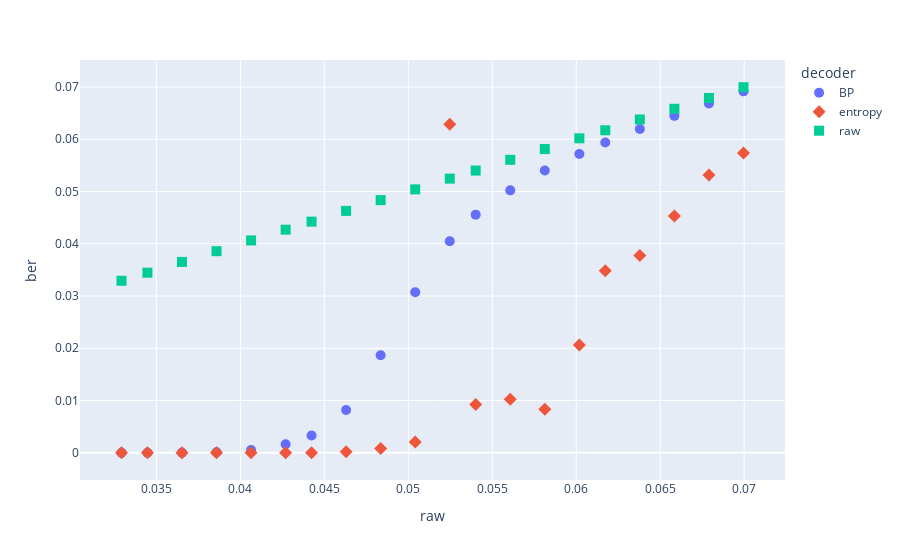
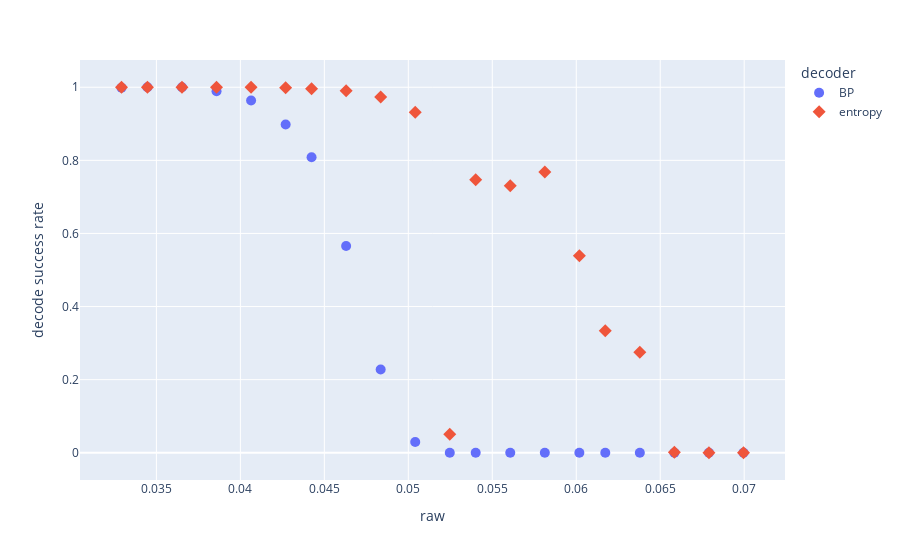

Notebook code cell kept with these figures, in order:
### Code cell
import plotly.express as px
fig = px.scatter(ber_df_m, y="ber", color="decoder", symbol="decoder")
fig.update_traces(marker_size=10)
fig.show()
fig = px.scatter(decoding_df_m, y="decode success rate", color="decoder", symbol="decoder")
fig.update_traces(marker_size=10)
fig.show()

### Figure 1 — Plotly figure (JSON) as saved in the notebook; plotly's stock layout.template omitted (floating-point values rounded to 4 significant figures)
{"data": [{"hovertemplate": "decoder=BP<br>raw=%{x}<br>ber=%{y}<extra></extra>", "legendgroup": "BP", "marker": {"color": "#636efa", "symbol": "circle", "size": 10}, "mode": "markers", "name": "BP", "orientation": "v", "showlegend": true, "x": [0.03292, 0.03447, 0.03652, 0.03858, 0.04064, 0.0427, 0.04424, 0.0463, 0.04835, 0.05041, 0.05247, 0.05401, 0.05607, 0.05813, 0.06019, 0.06173, 0.06379, 0.06584, 0.0679, 0.06996], "xaxis": "x", "y": [6.466e-06, 0.0, 0.0, 9.914e-05, 0.0005302, 0.001621, 0.003289, 0.008173, 0.01867, 0.03072, 0.04049, 0.04558, 0.05022, 0.05401, 0.05719, 0.05938, 0.06197, 0.06449, 0.06687, 0.06917], "yaxis": "y", "type": "scatter"}, {"hovertemplate": "decoder=entropy<br>raw=%{x}<br>ber=%{y}<extra></extra>", "legendgroup": "entropy", "marker": {"color": "#EF553B", "symbol": "diamond", "size": 10}, "mode": "markers", "name": "entropy", "orientation": "v", "showlegend": true, "x": [0.03292, 0.03447, 0.03652, 0.03858, 0.04064, 0.0427, 0.04424, 0.0463, 0.04835, 0.05041, 0.05247, 0.05401, 0.05607, 0.05813, 0.06019, 0.06173, 0.06379, 0.06584, 0.0679, 0.06996], "xaxis": "x", "y": [0.0, 0.0, 0.0, 0.0, 0.0, 1.006e-05, 1.293e-05, 0.0001753, 0.0008039, 0.002079, 0.06287, 0.009258, 0.01026, 0.008327, 0.02064, 0.03483, 0.03778, 0.04534, 0.05317, 0.0574], "yaxis": "y", "type": "scatter"}, {"hovertemplate": "decoder=raw<br>raw=%{x}<br>ber=%{y}<extra></extra>", "legendgroup": "raw", "marker": {"color": "#00cc96", "symbol": "square", "size": 10}, "mode": "markers", "name": "raw", "orientation": "v", "showlegend": true, "x": [0.03292, 0.03447, 0.03652, 0.03858, 0.04064, 0.0427, 0.04424, 0.0463, 0.04835, 0.05041, 0.05247, 0.05401, 0.05607, 0.05813, 0.06019, 0.06173, 0.06379, 0.06584, 0.0679, 0.06996], "xaxis": "x", "y": [0.03292, 0.03447, 0.03652, 0.03858, 0.04064, 0.0427, 0.04424, 0.0463, 0.04835, 0.05041, 0.05247, 0.05401, 0.05607, 0.05813, 0.06019, 0.06173, 0.06379, 0.06584, 0.0679, 0.06996], "yaxis": "y", "type": "scatter"}], "layout": {"xaxis": {"anchor": "y", "domain": [0.0, 1.0], "title": {"text": "raw"}}, "yaxis": {"anchor": "x", "domain": [0.0, 1.0], "title": {"text": "ber"}}, "legend": {"title": {"text": "decoder"}, "tracegroupgap": 0}, "margin": {"t": 60}}}

### Figure 2 — Plotly figure (JSON) as saved in the notebook; plotly's stock layout.template omitted (floating-point values rounded to 4 significant figures)
{"data": [{"hovertemplate": "decoder=BP<br>raw=%{x}<br>decode success rate=%{y}<extra></extra>", "legendgroup": "BP", "marker": {"color": "#636efa", "symbol": "circle", "size": 10}, "mode": "markers", "name": "BP", "orientation": "v", "showlegend": true, "x": [0.03292, 0.03447, 0.03652, 0.03858, 0.04064, 0.0427, 0.04424, 0.0463, 0.04835, 0.05041, 0.05247, 0.05401, 0.05607, 0.05813, 0.06019, 0.06173, 0.06379, 0.06584, 0.0679, 0.06996], "xaxis": "x", "y": [0.9986, 1.0, 1.0, 0.9888, 0.9637, 0.898, 0.8087, 0.5656, 0.2277, 0.02933, 0.0, 0.0, 0.0, 0.0, 0.0, 0.0, 0.0, 0.0, 0.0, 0.0], "yaxis": "y", "type": "scatter"}, {"hovertemplate": "decoder=entropy<br>raw=%{x}<br>decode success rate=%{y}<extra></extra>", "legendgroup": "entropy", "marker": {"color": "#EF553B", "symbol": "diamond", "size": 10}, "mode": "markers", "name": "entropy", "orientation": "v", "showlegend": true, "x": [0.03292, 0.03447, 0.03652, 0.03858, 0.04064, 0.0427, 0.04424, 0.0463, 0.04835, 0.05041, 0.05247, 0.05401, 0.05607, 0.05813, 0.06019, 0.06173, 0.06379, 0.06584, 0.0679, 0.06996], "xaxis": "x", "y": [1.0, 1.0, 1.0, 1.0, 1.0, 0.9986, 0.9958, 0.9902, 0.9735, 0.9316, 0.05028, 0.7472, 0.7304, 0.7682, 0.5391, 0.3338, 0.2751, 0.001397, 0.0, 0.0], "yaxis": "y", "type": "scatter"}], "layout": {"xaxis": {"anchor": "y", "domain": [0.0, 1.0], "title": {"text": "raw"}}, "yaxis": {"anchor": "x", "domain": [0.0, 1.0], "title": {"text": "decode success rate"}}, "legend": {"title": {"text": "decoder"}, "tracegroupgap": 0}, "margin": {"t": 60}}}
